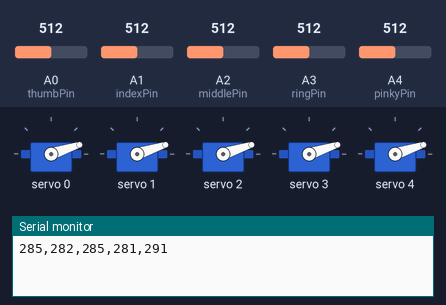
This sketch was run on a simulated Arduino Uno, built with avr-gcc and run on an emulated ATmega328P. On the bench: 5 × servo, the last lines printed to the serial monitor. The inputs (shaded band) are chosen by the test bench; at power-on: A0 (thumbPin) = 512, A1 (indexPin) = 512, A2 (middlePin) = 512, A3 (ringPin) = 512, A4 (pinkyPin) = 512.

Above: at 6.05 s.
At 7.1 s:
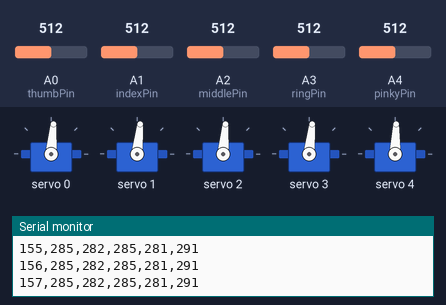
At 7.6 s:
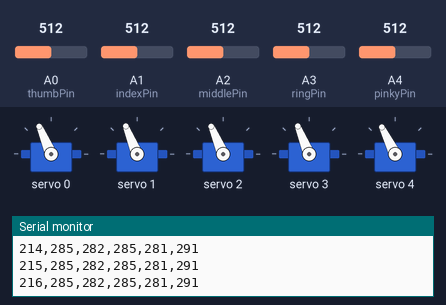
At 8.15 s:
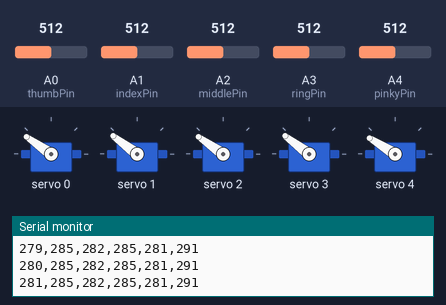
At 10.45 s:
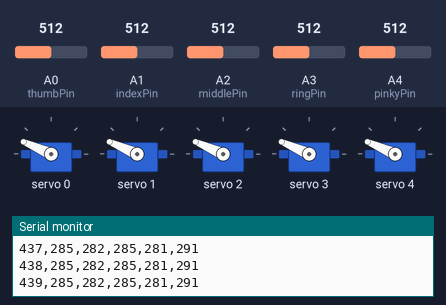
At 14.9 s:
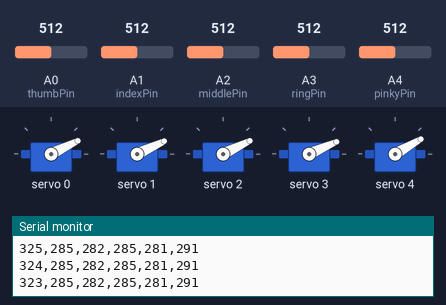
Timing chart, 0 to 25.1 s (numbered marks = the images above):
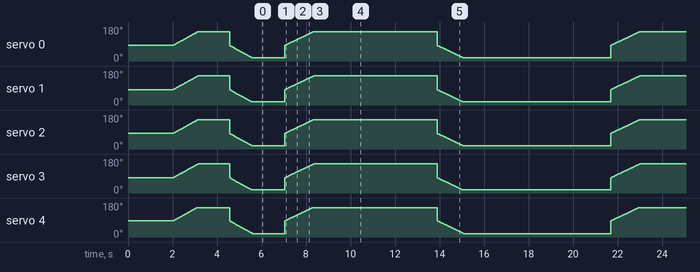

The sketch:

servo_readings.ino
```cpp
/*
 * Servo Readings
 *
 * Version 1.0
 * Date 12/17/20
 * Author: Nikolai Tiong
 *
 * The purpose of this sketch is to complement Servo Calibrate by printing out the calibrated
 * positions of each finger of the robot hand.
 *
 * It is identical to Servo Calibrate apart from having individual multipliers and shifts
 * for each finger.
 *
 * Adjust each value according to what the line of best fit is and use the same process as in
 * Servo Calibrate: copy the serial output for an open/close routine and import into a .csv
 * Open in a spreadsheet program and plot pulse against each finger position.
 * Verify that the finger position overlays the pulse. The ideal result is that the plots
 * are indistinguishable.
 *
 */

#include <Wire.h>
// Adafruit PWM Servo Library
#include <Adafruit_PWMServoDriver.h>
#include <SPI.h>

// Definitions and global variables
// Values for PWM
#define THUMB  0
#define INDEX  1
#define MIDDLE 2
#define RING   3
#define PINKY  4

// analogRead() pins
int pinkyPin = A4;
int ringPin = A3;
int middlePin = A2;
int indexPin = A1;
int thumbPin = A0;
int currentThumbPos, currentIndexPos, currentMiddlePos, currentRingPos, currentPinkyPos;
int analogThumb, analogIndex, analogMiddle, analogRing, analogPinky;

// These are typical values for the servos to be in for open and closed
// They will need to be adjusted if a value doesn't open or close all the way
// Analog read
// 290 open
// 770 closed

// PWM driver values
// 150 open
// 450 closed
#define SERVOMIN  150
#define SERVOMAX  440
#define USMIN  600
#define USMAX  2400
#define SERVO_FREQ 50

// Change these to the calibrated values for each servo
double analogThumbMultiplier = 0.6;
int analogThumbShifter = -22;
double analogIndexMultiplier = 0.59;
int analogIndexShifter = -20;
double analogMiddleMultiplier = 0.6;
int analogMiddleShifter = -22;
double analogRingMultiplier = 0.59;
int analogRingShifter = -21;
double analogPinkyMultiplier = 0.61;
int analogPinkyShifter = -21;

// Creating the pwm object that will controll the speed of each robot finger later on
Adafruit_PWMServoDriver pwm = Adafruit_PWMServoDriver();

void setup()
{
  Serial.begin(115200);
  pwm.begin();                                                               // start the pwm
  pwm.setOscillatorFrequency(27000000);                                      // with the defaulted frequency
  pwm.setPWMFreq(SERVO_FREQ);                                                // *Analog servos run at ~50 Hz updates
  delay(1000);                                                                // make sure it is finished initializing before we start giving commands

  currentThumbPos = analogRead(thumbPin)*analogThumbMultiplier+analogThumbShifter;
  int thumbTicks = currentThumbPos - SERVOMAX;
  currentIndexPos = analogRead(indexPin)*analogIndexMultiplier+analogIndexShifter;
  int indexTicks = currentIndexPos - SERVOMAX;
  currentMiddlePos = analogRead(middlePin)*analogMiddleMultiplier+analogMiddleShifter;
  int middleTicks = currentMiddlePos - SERVOMAX;
  currentRingPos = analogRead(ringPin)*analogRingMultiplier+analogRingShifter;
  int ringTicks = currentRingPos - SERVOMAX;
  currentPinkyPos = analogRead(pinkyPin)*analogPinkyMultiplier+analogPinkyShifter;
  int pinkyTicks = currentPinkyPos - SERVOMAX;

  delay(1000);
  // Close all fingers
  for (uint16_t pulselen = SERVOMIN; pulselen < SERVOMAX; pulselen++)
  {
     if (thumbTicks <0){
        int movement = SERVOMAX + thumbTicks + 1;
        pwm.setPWM(THUMB, 0, movement);
        currentThumbPos = analogRead(thumbPin)*analogThumbMultiplier+analogThumbShifter;
        thumbTicks++;
     }
     if (indexTicks <0){
        int movement = SERVOMAX + indexTicks + 1;
        pwm.setPWM(INDEX, 0, movement);
        currentIndexPos = analogRead(indexPin)*analogIndexMultiplier+analogIndexShifter;
        indexTicks++;
     }
     if (middleTicks <0){
        int movement = SERVOMAX + middleTicks + 1;
        pwm.setPWM(MIDDLE, 0, movement);
        currentMiddlePos = analogRead(middlePin)*analogMiddleMultiplier+analogMiddleShifter;
        middleTicks++;
     }
     if (ringTicks <0){
        int movement = SERVOMAX + ringTicks + 1;
        pwm.setPWM(RING, 0, movement);
        currentRingPos = analogRead(ringPin)*analogRingMultiplier+analogRingShifter;
        ringTicks++;
     }
     if (pinkyTicks <0){
        int movement = SERVOMAX + pinkyTicks + 1;
        pwm.setPWM(PINKY, 0, movement);
        currentPinkyPos = analogRead(pinkyPin)*analogPinkyMultiplier+analogPinkyShifter;
        pinkyTicks++;
     }
     delay(3);
  }
  delay(1000);
  // Open all fingers
  indexTicks = currentIndexPos - SERVOMIN;
  ringTicks = currentRingPos - SERVOMIN;
  thumbTicks = currentThumbPos - SERVOMIN;
  middleTicks = currentMiddlePos - SERVOMIN;
  pinkyTicks = currentPinkyPos - SERVOMIN;
  for (uint16_t pulselen = SERVOMAX; pulselen > SERVOMIN; pulselen--)
  {
     if (thumbTicks > 0){
        int thumbMovement = SERVOMIN + thumbTicks - 1;
        pwm.setPWM(THUMB, 0, thumbMovement);
        currentThumbPos = analogRead(thumbPin)*analogThumbMultiplier+analogThumbShifter;
        thumbTicks--;
     }
     if (indexTicks >0){
        int indexMovement = SERVOMIN + indexTicks - 1;
        pwm.setPWM(INDEX, 0, indexMovement);
        currentIndexPos = analogRead(indexPin)*analogIndexMultiplier+analogIndexShifter;
        indexTicks--;
     }
     if (middleTicks > 0){
        int middleMovement = SERVOMIN + middleTicks - 1;
        pwm.setPWM(MIDDLE, 0, middleMovement);
        currentMiddlePos = analogRead(middlePin)*analogMiddleMultiplier+analogMiddleShifter;
        middleTicks--;
     }
     if (ringTicks >0){
        int ringMovement = SERVOMIN + ringTicks - 1;
        pwm.setPWM(RING, 0, ringMovement);
        currentRingPos = analogRead(ringPin)*analogRingMultiplier+analogRingShifter;
        ringTicks--;
     }
     if (pinkyTicks >0){
        int pinkyMovement = SERVOMIN + pinkyTicks - 1;
        pwm.setPWM(PINKY, 0, pinkyMovement);
        currentPinkyPos = analogRead(pinkyPin)*analogPinkyMultiplier+analogPinkyShifter;
        pinkyTicks--;
     }
     delay(3);
  }
}


void loop()
{
   currentThumbPos = analogRead(thumbPin)*analogThumbMultiplier+analogThumbShifter;
   currentIndexPos = analogRead(indexPin)*analogIndexMultiplier+analogIndexShifter;
   currentMiddlePos = analogRead(middlePin)*analogMiddleMultiplier+analogMiddleShifter;
   currentRingPos = analogRead(ringPin)*analogRingMultiplier+analogRingShifter;
   currentPinkyPos = analogRead(pinkyPin)*analogPinkyMultiplier+analogPinkyShifter;
   Serial.print(currentThumbPos);
   Serial.print(",");
   Serial.print(currentIndexPos);
   Serial.print(",");
   Serial.print(currentMiddlePos);
   Serial.print(",");
   Serial.print(currentRingPos);
   Serial.print(",");
   Serial.println(currentPinkyPos);
   delay(1000);
   // Close all fingers
   int thumbTicks = currentThumbPos - SERVOMAX;
   int indexTicks = currentIndexPos - SERVOMAX;
   int middleTicks = currentMiddlePos - SERVOMAX;
   int ringTicks = currentRingPos - SERVOMAX;
   int pinkyTicks = currentPinkyPos - SERVOMAX;
   for (uint16_t pulselen = SERVOMIN; pulselen < SERVOMAX; pulselen++)
  {
     if (thumbTicks <0){
        int movement = SERVOMAX + thumbTicks + 1;
        pwm.setPWM(THUMB, 0, movement);
        currentThumbPos = analogRead(thumbPin)*analogThumbMultiplier+analogThumbShifter;
        thumbTicks++;
     }
     if (indexTicks <0){
        int movement = SERVOMAX + indexTicks + 1;
        pwm.setPWM(INDEX, 0, movement);
        currentIndexPos = analogRead(indexPin)*analogIndexMultiplier+analogIndexShifter;
        indexTicks++;
     }
     if (middleTicks <0){
        int movement = SERVOMAX + middleTicks + 1;
        pwm.setPWM(MIDDLE, 0, movement);
        currentMiddlePos = analogRead(middlePin)*analogMiddleMultiplier+analogMiddleShifter;
        middleTicks++;
     }
     if (ringTicks <0){
        int movement = SERVOMAX + ringTicks + 1;
        pwm.setPWM(RING, 0, movement);
        currentRingPos = analogRead(ringPin)*analogRingMultiplier+analogRingShifter;
        ringTicks++;
     }
     if (pinkyTicks <0){
        int movement = SERVOMAX + pinkyTicks + 1;
        pwm.setPWM(PINKY, 0, movement);
        currentPinkyPos = analogRead(pinkyPin)*analogPinkyMultiplier+analogPinkyShifter;
        pinkyTicks++;
     }
     Serial.print(pulselen);
     Serial.print(",");
     Serial.print(currentThumbPos);
     Serial.print(",");
     Serial.print(currentIndexPos);
     Serial.print(",");
     Serial.print(currentMiddlePos);
     Serial.print(",");
     Serial.print(currentRingPos);
     Serial.print(",");
     Serial.println(currentPinkyPos);
     delay(3);
  }
  delay(5000);
  // Open all fingers
  indexTicks = currentIndexPos - SERVOMIN;
  ringTicks = currentRingPos - SERVOMIN;
  thumbTicks = currentThumbPos - SERVOMIN;
  middleTicks = currentMiddlePos - SERVOMIN;
  pinkyTicks = currentPinkyPos - SERVOMIN;
  for (uint16_t pulselen = SERVOMAX; pulselen > SERVOMIN; pulselen--)
  {
     if (thumbTicks > 0){
        int thumbMovement = SERVOMIN + thumbTicks - 1;
        pwm.setPWM(THUMB, 0, thumbMovement);
        currentThumbPos = analogRead(thumbPin)*analogThumbMultiplier+analogThumbShifter;
        thumbTicks--;
     }
     if (indexTicks >0){
        int indexMovement = SERVOMIN + indexTicks - 1;
        pwm.setPWM(INDEX, 0, indexMovement);
        currentIndexPos = analogRead(indexPin)*analogIndexMultiplier+analogIndexShifter;
        indexTicks--;
     }
     if (middleTicks > 0){
        int middleMovement = SERVOMIN + middleTicks - 1;
        pwm.setPWM(MIDDLE, 0, middleMovement);
        currentMiddlePos = analogRead(middlePin)*analogMiddleMultiplier+analogMiddleShifter;
        middleTicks--;
     }
     if (ringTicks >0){
        int ringMovement = SERVOMIN + ringTicks - 1;
        pwm.setPWM(RING, 0, ringMovement);
        currentRingPos = analogRead(ringPin)*analogRingMultiplier+analogRingShifter;
        ringTicks--;
     }
     if (pinkyTicks >0){
        int pinkyMovement = SERVOMIN + pinkyTicks - 1;
        pwm.setPWM(PINKY, 0, pinkyMovement);
        currentPinkyPos = analogRead(pinkyPin)*analogPinkyMultiplier+analogPinkyShifter;
        pinkyTicks--;
     }
     Serial.print(pulselen);
     Serial.print(",");
     Serial.print(currentThumbPos);
     Serial.print(",");
     Serial.print(currentIndexPos);
     Serial.print(",");
     Serial.print(currentMiddlePos);
     Serial.print(",");
     Serial.print(currentRingPos);
     Serial.print(",");
     Serial.println(currentPinkyPos);
     delay(3);
  }

   delay(5000);
}
```
